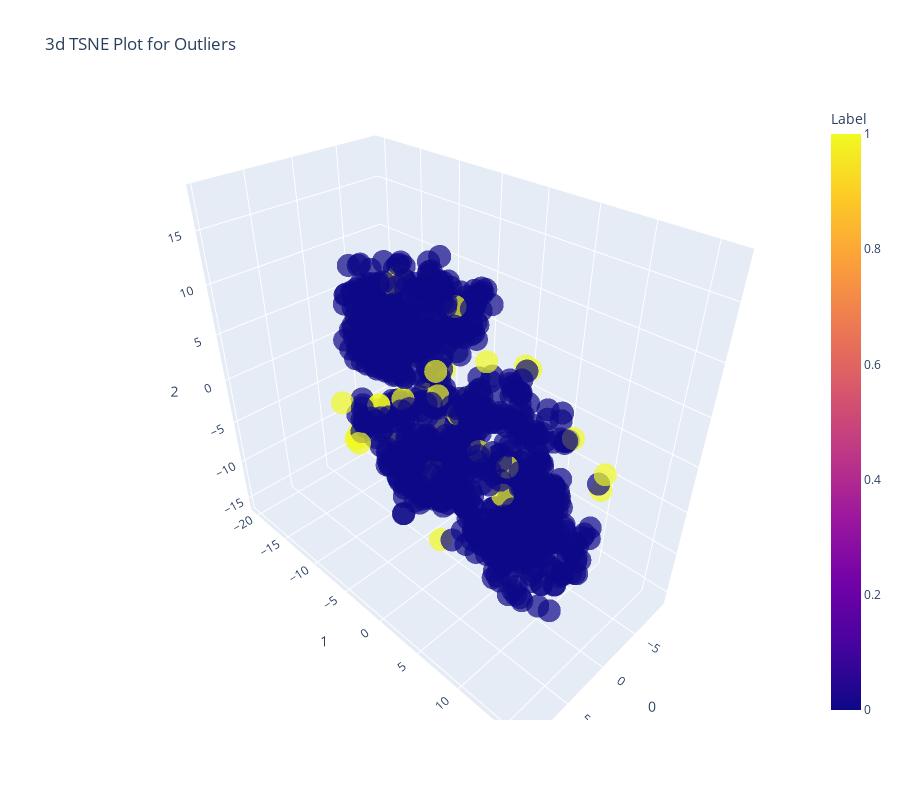

The notebook cell this image was saved under:
### Markdown cell above
### K Nearest Neighbor

### Code cell
# instantiating KNN model
knn = create_model("knn")

# plotting the data using KNN 
plot_model(knn)

### Figure 1 — Plotly figure (JSON) as saved in the notebook; plotly's stock layout.template omitted (floating-point values rounded to 4 significant figures; data arrays with more than 128 entries replaced by an {"elided": "..."} marker saying what was removed)
{"data": [{"customdata": {"elided": "1000x1 float values"}, "hoverlabel": {"namelength": 0}, "hovertemplate": "0=%{x}<br>1=%{y}<br>2=%{z}<br>Feature=%{customdata[0]}<br>Label=%{marker.color}", "legendgroup": "", "marker": {"color": {"elided": "1000 int values"}, "coloraxis": "coloraxis", "opacity": 0.7, "symbol": "circle"}, "mode": "markers", "name": "", "scene": "scene", "showlegend": false, "type": "scatter3d", "x": {"elided": "1000 float values"}, "y": {"elided": "1000 float values"}, "z": {"elided": "1000 float values"}}], "layout": {"coloraxis": {"colorbar": {"title": {"text": "Label"}}, "colorscale": [[0, "#0d0887"], [0.1111, "#46039f"], [0.2222, "#7201a8"], [0.3333, "#9c179e"], [0.4444, "#bd3786"], [0.5556, "#d8576b"], [0.6667, "#ed7953"], [0.7778, "#fb9f3a"], [0.8889, "#fdca26"], [1, "#f0f921"]]}, "height": 800, "legend": {"tracegroupgap": 0}, "scene": {"domain": {"x": [0, 1], "y": [0, 1]}, "xaxis": {"title": {"text": "0"}}, "yaxis": {"title": {"text": "1"}}, "zaxis": {"title": {"text": "2"}}}, "title": {"text": "3d TSNE Plot for Outliers"}, "width": 900}}
